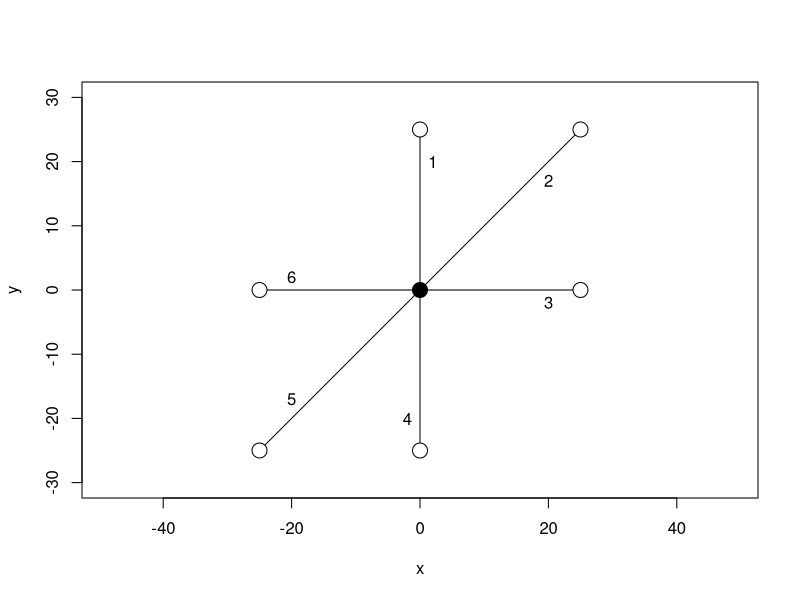
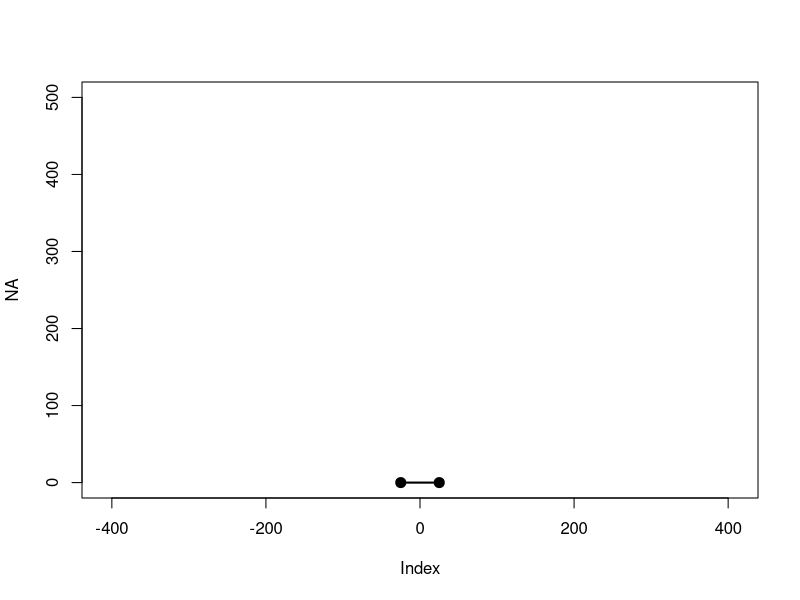

Generate these figures, in order, with R: (Note: this script raises an error after producing the figures.)
## ---- chunk 1
knitr::opts_chunk$set(echo = TRUE)
## ---- chunk 2
plot(NA,xlim=c(-30,30),ylim=c(-30,30),asp=T,xlab="x",ylab="y")

# Do the edges first
segments(x0=0,y0=0,x1=  0,y1= 25)
segments(x0=0,y0=0,x1= 25,y1= 25)
segments(x0=0,y0=0,x1= 25,y1=  0)
segments(x0=0,y0=0,x1=  0,y1=-25)
segments(x0=0,y0=0,x1=-25,y1=-25)
segments(x0=0,y0=0,x1=-25,y1=  0)

# Now the nodes
points(x=0,y=0,pch=21,col="black",bg="black",cex=2)

points(x=  0,y= 25,pch=21,col="black",bg="white",cex=2)
points(x= 25,y= 25,pch=21,col="black",bg="white",cex=2)
points(x= 25,y=  0,pch=21,col="black",bg="white",cex=2)
points(x=  0,y=-25,pch=21,col="black",bg="white",cex=2)
points(x=-25,y=-25,pch=21,col="black",bg="white",cex=2)
points(x=-25,y=  0,pch=21,col="black",bg="white",cex=2)

# index
text("1",x=  2,y= 20)
text("2",x= 20,y= 17)
text("3",x= 20,y=-2)
text("4",x=-2 ,y=-20)
text("5",x=-20,y=-17)
text("6",x=-20,y= 2)
## ---- chunk 3
# constants
iel = 50

nodes <- data.frame(n = c(0,1),x = c(-25,25),y=c(0,0),level=c(0,0),type=c("F","F"),e1=c(F,F),e2=c(F,F),e3=c(T,F),e4=c(F,F),e5=c(F,F),e6=c(F,T))
edges <- data.frame(from = 0, to = 1, type = "F")
net <- list()
net$n <- nodes
net$e <- edges
## ---- chunk 4
plotnet <- function(net){
  nodes <- net$n
  edges <- net$e
  plot(NA,xlim=c(-100,100),ylim=c(0,500),asp=T)
  
  #Draw the edges
  for(ee in 1:nrow(edges)){
    n0 <- nodes[nodes$n == edges$from[ee],]
    n1 <- nodes[nodes$n == edges$to[ee],]
    segments(x0=n0$x,x1=n1$x,y0=n0$y,y1=n1$y,lwd = 2,col="black")
  }
  
  
  #Draw the nodes
  points(x=nodes$x,y=nodes$y,pch=20,cex=2)
}

plotnet(net)
## ---- chunk 5
verbose = T
#propagate <- function(net,verbose=T){
  #randomly pick a node
 node <- net$n[sample(nrow(net$n),1),]
  if(verbose)message(sprintf("Chose node %d", node$n))
  
  #randomly pick a neighbour
  edges <- net$e[net$e$from == node$n | net$e$to == node$n,]
  if(verbose)message(sprintf("Edges found =  %d", nrow(edges)))
  
  #add a node in new space - let's be naive and put it between one of the edges
  edge <- edges[sample(nrow(edges),1),]
  
  #now get the partner node
  if(edge$from == node$n){
    n2 <- net$n[net$n$n == edge$to,]
  }else{
    n2 <-  net$n[net$n$n == edge$from,]
  }
  
  newx <- (node$x + n2$x)/2
  newy <- (node$y + n2$y)/2
  
  #add edges
  
#}

propagate(net)
## ---- chunk 6

